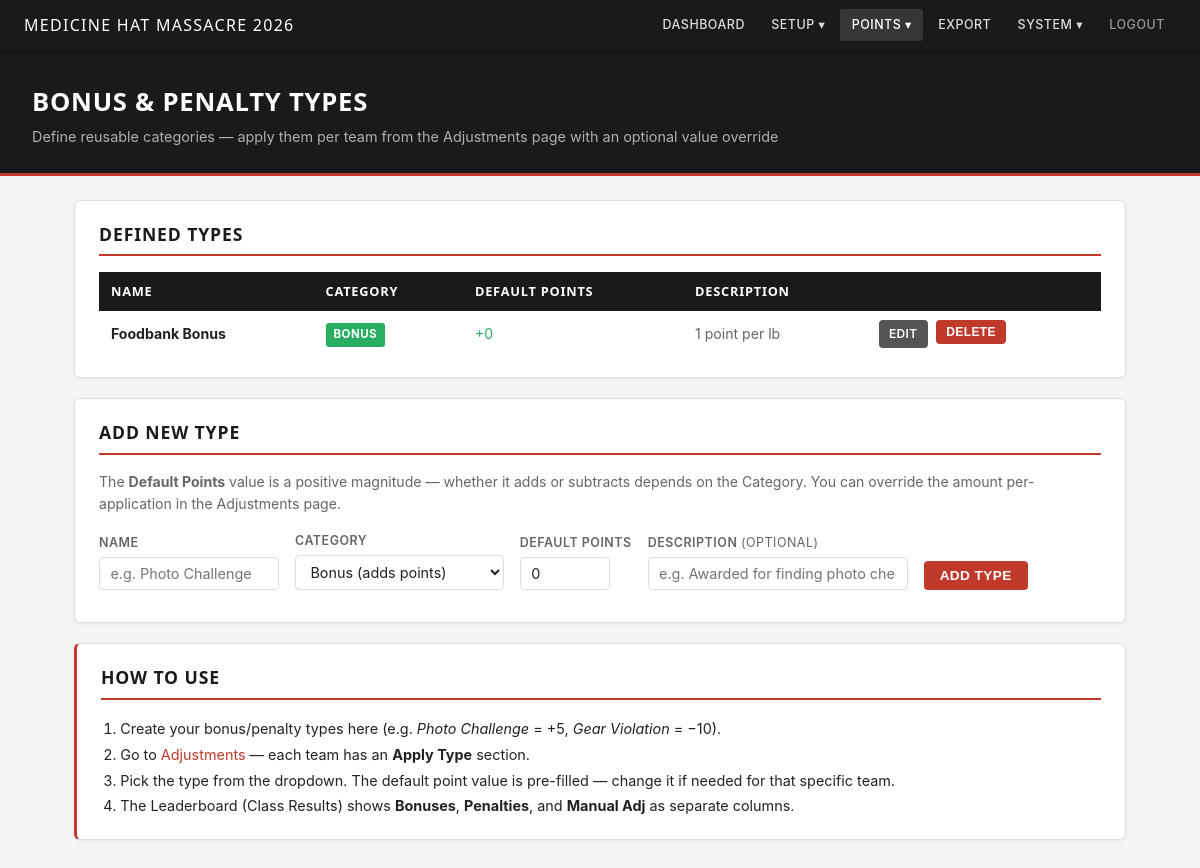
/adjustment-types (signed in), run on the app's committed database.
### tables this page shows
CREATE TABLE adjustment_types (
            id             INTEGER PRIMARY KEY AUTOINCREMENT,
            name           TEXT NOT NULL UNIQUE,
            category       TEXT NOT NULL DEFAULT 'bonus' CHECK(category IN ('bonus','penalty')),
            default_points INTEGER NOT NULL DEFAULT 0,
            description    TEXT NOT NULL DEFAULT ''
        );

### client/app.py (the view)
@app.get("/adjustment-types", response_class=HTMLResponse)
async def adjustment_types_page(request: Request, msg: str = ""):
    adj_types = db.get_all_adjustment_types()
    return templates.TemplateResponse(request, "adjustment_types.html", {
        "adj_types": adj_types,
        "msg":       msg,
    })

### client/templates/adjustment_types.html (shortened to what this page needs)
{% extends "base.html" %}
{% block page_header %}
<div class="page-header">
  <h1>Bonus &amp; Penalty Types</h1>
  <p>Define reusable categories — apply them per team from the Adjustments page with an optional value override</p>
</div>
{% endblock %}
{% block content %}
{% if adj_types %}
<div class="card">
  <h2>Defined Types</h2>
  <div class="table-wrap">
    <table>
      <thead>
        <tr>
          <th>Name</th>
          <th>Category</th>
          <th>Default Points</th>
          <th>Description</th>
          <th></th>
        </tr>
      </thead>
      <tbody>
        {% for t in adj_types %}
        <tr>
          <td><strong>{{ t.name }}</strong></td>
          <td>
            {% if t.category == 'bonus' %}
            <span class="badge" style="background:var(--success);color:#fff;">Bonus</span>
            {% else %}
            <span class="badge" style="background:var(--danger);color:#fff;">Penalty</span>
            {% endif %}
          </td>
          <td>
            {% if t.category == 'bonus' %}
            <span style="color:var(--success);">+{{ t.default_points }}</span>
            {% else %}
            <span style="color:var(--danger);">-{{ t.default_points }}</span>
            {% endif %}
          </td>
          <td style="color:var(--text-muted);font-size:.88rem;">{{ t.description or "—" }}</td>
          <td style="display:flex;gap:.5rem;flex-wrap:wrap;">
            <details style="display:inline;">
              <summary class="btn btn-secondary btn-sm" style="cursor:pointer;display:inline-block;">Edit</summary>
            </details>
            <form method="post" action="/adjustment-types/{{ t.id }}/delete"
                  onsubmit="return confirm('Delete type \'{{ t.name }}\'? Applied adjustments will become Manual.')">
              <button type="submit" class="btn btn-danger btn-sm">Delete</button>
            </form>
          </td>
        </tr>
        {% endfor %}
      </tbody>
    </table>
  </div>
</div>
{% endif %}
<div class="card">
  <h2>Add New Type</h2>
  <p style="color:var(--text-muted);font-size:.88rem;margin-bottom:1rem;">
    The <strong>Default Points</strong> value is a positive magnitude — whether it adds or
    subtracts depends on the Category. You can override the amount per-application in the
    Adjustments page.
  </p>
  <form method="post" action="/adjustment-types/add">
    <div class="form-row" style="align-items:flex-end;flex-wrap:wrap;gap:1rem;">
      <div class="form-group">
        <label>Name</label>
        <input type="text" name="name" placeholder="e.g. Photo Challenge" required style="width:180px;">
      </div>
      <div class="form-group">
        <label>Category</label>
        <select name="category">
          <option value="bonus">Bonus (adds points)</option>
        </select>
      </div>
      <div class="form-group">
        <label>Default Points</label>
        <input type="number" name="default_points" value="0" min="0" style="width:90px;">
      </div>
      <div class="form-group">
        <label>Description <span style="color:var(--text-muted);font-weight:400;">(optional)</span></label>
        <input type="text" name="description" placeholder="e.g. Awarded for finding photo checkpoint" style="width:260px;">
      </div>
      <button type="submit" class="btn btn-primary">Add Type</button>
    </div>
  </form>
</div>
<div class="card" style="border-left:3px solid var(--accent);">
  <h2>How to use</h2>
  <ol style="margin:.5rem 0 0 1.2rem;font-size:.9rem;line-height:1.8;">
    <li>Create your bonus/penalty types here (e.g. <em>Photo Challenge</em> = +5, <em>Gear Violation</em> = −10).</li>
    <li>Go to <a href="/adjustments">Adjustments</a> — each team has an <strong>Apply Type</strong> section.</li>
    <li>Pick the type from the dropdown. The default point value is pre-filled — change it if needed for that specific team.</li>
    <li>The Leaderboard (Class Results) shows <strong>Bonuses</strong>, <strong>Penalties</strong>, and <strong>Manual Adj</strong> as separate columns.</li>
  </ol>
</div>
{% endblock %}

### client/static/style.css (style rules this page uses)
:root { --nav-bg: #1a1a1a; --nav-text: #ffffff; --nav-link: rgba(255,255,255,0.85); --nav-link-hover: #ffffff; --accent: #c0392b; --accent-hover: #a93226; --body-bg: #f4f4f4; --card-bg: #ffffff; --text: #222222; --text-muted: #666666; --border: #dddddd; --success: #27ae60; --warning: #e67e22; --danger: #c0392b; --font: -apple-system, BlinkMacSystemFont, "Segoe UI", Roboto, sans-serif; --font-heading: "Segoe UI", -apple-system, BlinkMacSystemFont, Roboto, sans-serif; }
*, *::before, *::after { box-sizing: border-box; margin: 0; padding: 0; }
body { font-family: var(--font); background: var(--body-bg); color: var(--text); font-size: 15px; line-height: 1.55; }
a { color: var(--accent); text-decoration: none; }
.page-header { background: var(--nav-bg); color: white; padding: 2rem 2rem 1.5rem; border-bottom: 3px solid var(--accent); }
.page-header h1 { font-family: var(--font-heading); font-size: 1.6rem; font-weight: 600; letter-spacing: 0.03em; text-transform: uppercase; }
.page-header p { color: rgba(255,255,255,0.65); margin-top: 0.3rem; font-size: 0.9rem; }
.card { background: var(--card-bg); border: 1px solid var(--border); border-radius: 6px; padding: 1.25rem 1.5rem; margin-bottom: 1.25rem; box-shadow: 0 1px 3px rgba(0,0,0,0.06); }
.card h2 { font-family: var(--font-heading); font-size: 1.1rem; letter-spacing: 0.05em; text-transform: uppercase; margin-bottom: 1rem; color: var(--nav-bg); border-bottom: 2px solid var(--accent); padding-bottom: 0.4rem; }
.btn { display: inline-block; padding: 0.45rem 1rem; border-radius: 4px; border: none; cursor: pointer; font-size: 0.85rem; font-weight: 600; letter-spacing: 0.03em; text-transform: uppercase; transition: background 0.15s; text-decoration: none; }
.btn-primary { background: var(--accent); color: white; }
.btn-secondary { background: #555; color: white; }
.btn-sm { padding: 0.3rem 0.65rem; font-size: 0.75rem; }
.btn-danger { background: var(--danger); color: white; }
.form-row { display: flex; flex-wrap: wrap; gap: 0.75rem; align-items: flex-end; margin-bottom: 0.75rem; }
.form-group { display: flex; flex-direction: column; gap: 0.3rem; }
.form-group label { font-size: 0.78rem; font-weight: 600; text-transform: uppercase; color: var(--text-muted); letter-spacing: 0.04em; }
input[type=text], input[type=number], input[type=tel], input[type=datetime-local], select, textarea { border: 1px solid var(--border); border-radius: 4px; padding: 0.45rem 0.65rem; font-size: 0.9rem; font-family: var(--font); color: var(--text); background: #fff; transition: border-color 0.15s; min-width: 0; }
.table-wrap { overflow-x: auto; }
table { width: 100%; border-collapse: collapse; font-size: 0.88rem; }
th { background: var(--nav-bg); color: white; text-align: left; padding: 0.6rem 0.75rem; font-family: var(--font-heading); font-size: 0.8rem; letter-spacing: 0.06em; text-transform: uppercase; }
td { padding: 0.55rem 0.75rem; border-bottom: 1px solid var(--border); vertical-align: middle; }
tr:last-child td { border-bottom: none; }
.badge { display: inline-block; padding: 0.2rem 0.5rem; border-radius: 3px; font-size: 0.72rem; font-weight: 700; letter-spacing: 0.04em; text-transform: uppercase; }

### data on the page
adjustment_types: name "Foodbank Bonus", category "BONUS", default_points "0", description "1 point per lb"

### other printed values
{{ cfg.race_name }} "MEDICINE HAT MASSACRE"
{{ cfg.race_year }} "2026"
